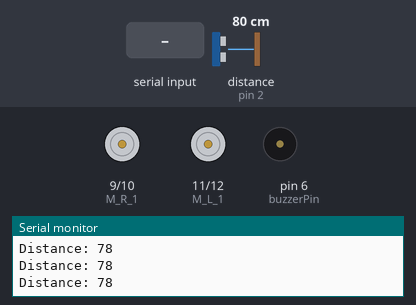
This sketch was run on a simulated Arduino Uno, built with avr-gcc and run on an emulated ATmega328P. Shown: motor-driver pin pairs drawn as motors (green arrow = first pin HIGH = forward, orange = second pin HIGH = backward, longer = more drive), buzzer (waves = sounding), the last lines printed to the serial monitor. Wiring (inferred from the names in the program): ultrasonic range finder: trigger pin 3; echo pin 2. Inputs (shaded band) come from the test bench; at power-on: distance to the obstacle (sensor on pin 2) 80 cm. The echo pulse lasts 58.3 µs per cm.

Above: at 1.2 s.
1.3 s: distance to the obstacle (sensor on pin 2) set to 7 cm
4.3 s: distance to the obstacle (sensor on pin 2) set to 4 cm
At 5.1 s:
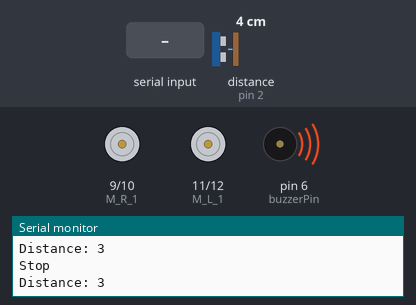
5.8 s: "w" received over the second serial link
At 6.6 s:
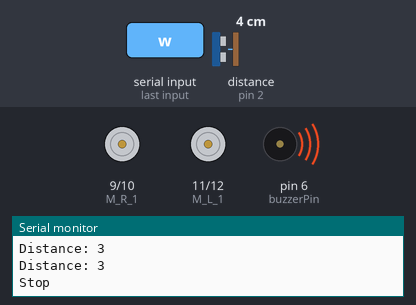
7.3 s: "a" received over the second serial link
At 8.0 s:
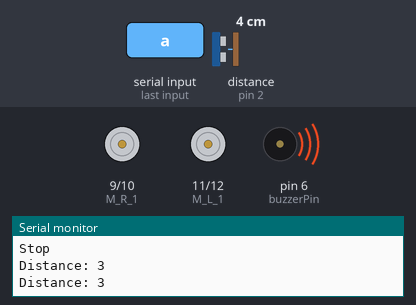
8.8 s: "d" received over the second serial link
At 9.5 s:
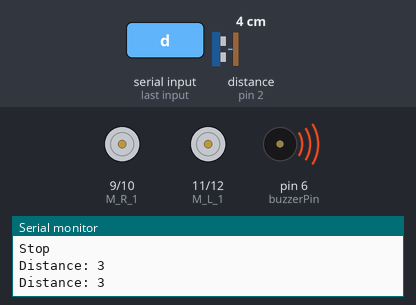
10.3 s: distance to the obstacle (sensor on pin 2) set to 120 cm
At 10.8 s:
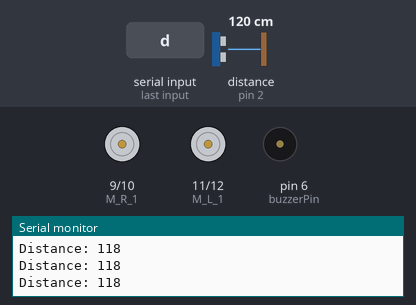
Timing chart, 0 to 12.8 s (numbered marks = the images above; inputs shaded):
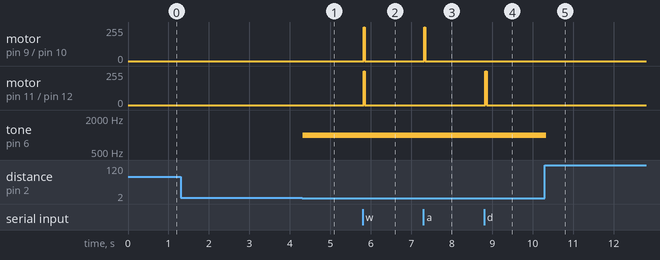

Measured:
- the behaviour switches between 6 and 5 cm on distance to the obstacle (sensor on pin 2) (found by bisection; images 0 and 1)
- after the input at 4.3 s, tone on pin 6 (buzzerPin): silent → 1000 Hz at once
- after the input at 5.8 s, motor on pin 9 (M_R_1) / pin 10 (M_R_2), motor on pin 11 (M_L_1) / pin 12 (M_L_2): stopped → forward 255/255 at once, → stopped 0.02 s later
- after the input at 7.3 s, motor on pin 9 (M_R_1) / pin 10 (M_R_2): stopped → forward 255/255 at once, → stopped 0.03 s later
- after the input at 8.8 s, motor on pin 11 (M_L_1) / pin 12 (M_L_2): stopped → forward 255/255 at once, → stopped 0.03 s later
- after the input at 10.3 s, tone on pin 6 (buzzerPin): 1000 Hz → silent at once

The sketch:

micro_project_final.ino
```cpp
#include <SoftwareSerial.h>


SoftwareSerial BT(7, 8); // RX, TX


int M_R_1 = 9;    //right motor wire 1
int M_R_2 = 10;   //right motor wire 2
int M_L_1 = 11;   //left motor wire 1
int M_L_2 = 12;   //left motor wire 2

const int trigPin = 3;
const int echoPin = 2;
const int buzzerPin = 6;

bool brake = true;
long duration;
int distance;

void Forward() {
  Serial.println("Forward");
  BT.println("Forward");
  digitalWrite(M_L_1, 1);
  digitalWrite(M_L_2, 0);
  digitalWrite(M_R_1, 1);
  digitalWrite(M_R_2, 0);
}

void Backward() {
  Serial.println("Backward");
  BT.println("Backward");
  digitalWrite(M_L_1, 0);
  digitalWrite(M_L_2, 1);
  digitalWrite(M_R_1, 0);
  digitalWrite(M_R_2, 1);
}

void Left() {
  Serial.println("Left");
  BT.println("Left");
  digitalWrite(M_L_1, 0);
  digitalWrite(M_L_2, 0);
  digitalWrite(M_R_1, 1);
  digitalWrite(M_R_2, 0);
}

void Right() {
  Serial.println("Right");
  BT.println("Right");
  digitalWrite(M_L_1, 1);
  digitalWrite(M_L_2, 0);
  digitalWrite(M_R_1, 0);
  digitalWrite(M_R_2, 0);
}

void Stop() {
  Serial.println("Stop");
  BT.println("Stop");
  digitalWrite(M_L_1, 0);
  digitalWrite(M_L_2, 0);
  digitalWrite(M_R_1, 0);
  digitalWrite(M_R_2, 0);
}

void setup()
{
  pinMode(M_R_1, OUTPUT);
  pinMode(M_R_2, OUTPUT);
  pinMode(M_L_1, OUTPUT);
  pinMode(M_L_2, OUTPUT);
  pinMode(buzzerPin, OUTPUT);
  pinMode(trigPin, OUTPUT); // Sets the trigPin as an Output
  pinMode(echoPin, INPUT); // Sets the echoPin as an Input

  Serial.begin(9600);
  BT.begin(9600);

}

void loop()
{

  digitalWrite(trigPin, LOW);
  delayMicroseconds(2);
  digitalWrite(trigPin, HIGH);
  delayMicroseconds(10);
  digitalWrite(trigPin, LOW);

  duration = pulseIn(echoPin, HIGH);
  distance = duration * 0.034 / 2;

  Serial.print("Distance: ");
  Serial.println(distance);

  //  if (distance <= 4 && distance >= 1 && brake) {
  //    tone(buzzerPin, 1000);
  //    if (distance <= 3) {
  //      Stop();
  //      brake = false;
  //    } else if (distance > 3) {
  //      brake = true;
  //
  //    }
  //
  //
  //  } else {
  //    noTone(buzzerPin);
  //  }


  if (distance <= 4) {
    tone(buzzerPin, 1000);
  } else {
    noTone(buzzerPin);
  }

  if (distance <= 3 && brake) {
    Stop();
    brake = false;
  } else{
    brake = true;
  }


  if (BT.available() > 0)
  {
    char data = BT.read();
    Serial.println(data);
    BT.println(data);
    if (data == 'w')
    {
      // forward
      Forward();

    }
    else if (data == 'z' && brake)
    {
      // backward
      Backward();

    }
    else if (data == 'a')
    {
      // left
      Left();
    }
    else if (data == 'd')
    {
      // right
      Right();

    }
    else if (data == 's' )
    {
      // stop

      Stop();
    }

    if (data == 'r') {
      BT.println("Distance from object ");
      BT.println(distance);
    }
  }


}
```
